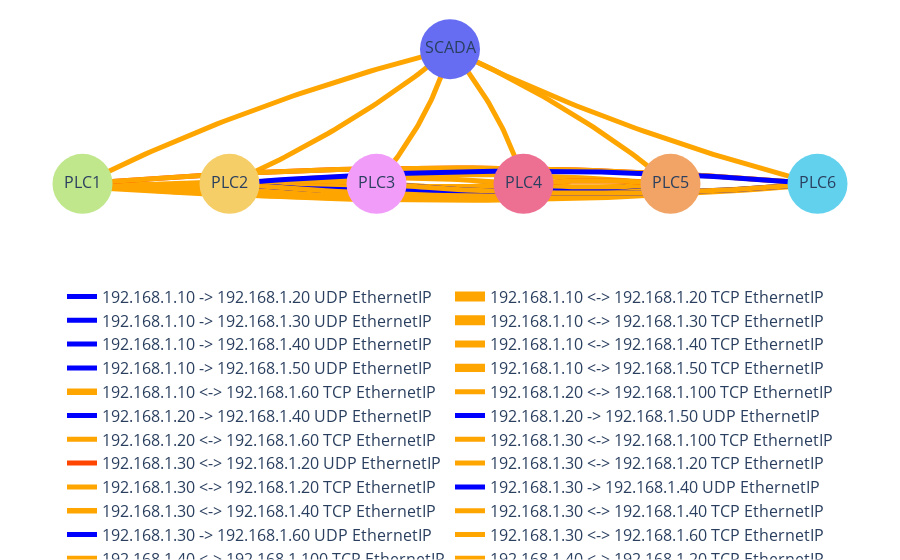

Write notebook code for a chart like this one.
### Code cell
df_selected = df_flows[["src_ip", "dst_ip", "src_port", "dst_port", "protocol", "src2dst_packets", "dst2src_packets", "application_name"]]
df_grouped = df_selected.groupby(["src_ip", "dst_ip", "src_port", "dst_port", "protocol", "application_name"]).agg({
    "src2dst_packets": "sum",   # Summing packets from src to dst
    "dst2src_packets": "sum"    # Summing packets from dst to src
}).reset_index()
df_grouped["bi-directional"] = df_grouped["dst2src_packets"] > 0

# manual positions to visualize SWaT testcase
pos = {
'192.168.1.100': [825, 1000],
'192.168.1.10': [200, 600],
'192.168.1.20': [450, 600],
'192.168.1.30': [700, 600],
'192.168.1.40': [950, 600],
'192.168.1.50': [1200, 600],
'192.168.1.60': [1450, 600]
}
visualize_flows_df(df_grouped, pos=pos)
